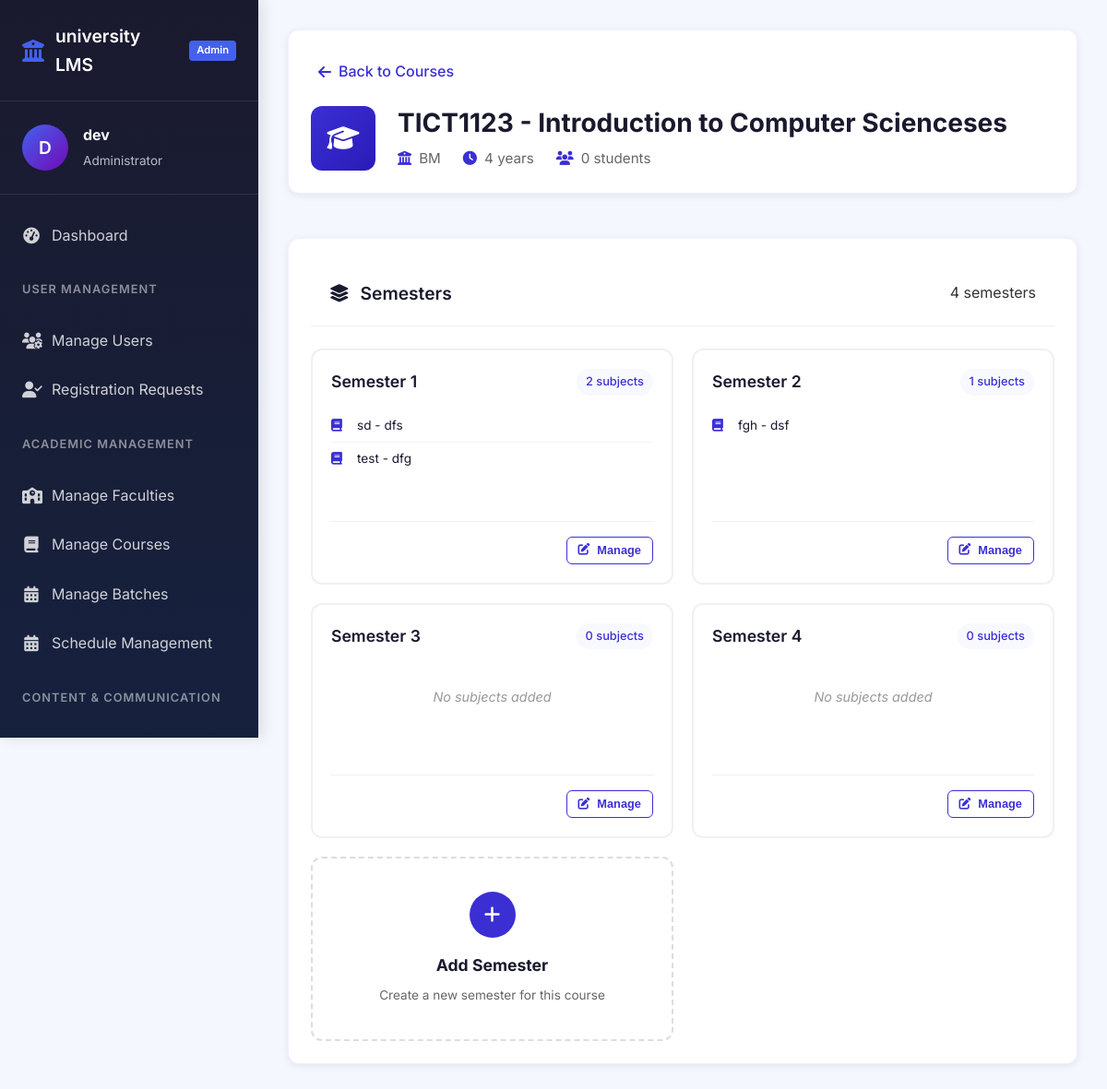
Page /dashboard/admin/manage_courses/1/ (signed in) on the committed database.
### Users/models.py (models this page shows, shortened)
class User(AbstractUser):
    class Roles(models.TextChoices):
        STUDENT = "student"
        STAFF = "staff"
        ADMIN = "admin"
    role = models.CharField(max_length=20, choices=Roles.choices, default='student')
    last_activity = models.DateTimeField(blank=True, null=True)
    objects = UserManager()

### university/models.py (models this page shows, shortened)
class Course(models.Model):
    department = models.ForeignKey(Department, on_delete=models.CASCADE,related_name='courses')
    code = models.CharField(max_length=20)
    name = models.CharField(max_length=50)
    duration_years = models.PositiveSmallIntegerField()
    description = models.CharField(max_length=100,null=True)

class Department(models.Model):
    faculty= models.ForeignKey(Faculty, on_delete=models.CASCADE)
    name= models.CharField(max_length=50,unique=True)
    code = models.CharField(max_length=30,null=True)
    head= models.ForeignKey("Users.Staff", on_delete=models.SET_NULL, null=True, blank=True)
    class Meta:
        unique_together = ('faculty','name')

class Semester(models.Model):
    course = models.ForeignKey(Course,on_delete=models.CASCADE,related_name='semesters')
    number = models.PositiveSmallIntegerField()
    class Meta:
        unique_together = ('course' , 'number')

class Subject(models.Model):
    department = models.ForeignKey(Department, on_delete=models.CASCADE,related_name='subjects')
    course = models.ForeignKey(Course,on_delete=models.CASCADE,related_name='subjects')
    semester = models.ForeignKey(Semester,on_delete=models.CASCADE,related_name='subjects')
    code = models.CharField(max_length=30,unique=True)
    name = models.CharField(max_length=40)
    credits = models.PositiveSmallIntegerField()
    total_hours = models.PositiveSmallIntegerField()
    class Meta:
        unique_together = ('code' , 'course')

### university/views.py (the view)
# urls.py: path('admin/manage_courses/<int:id>/',university_views.manage_course,name='manage_course'),
@login_required(login_url='Users:login')
def manage_course(request,id):
    user = request.user
    if user.is_staff == 0:
        return redirect('dashboard:route')
    if user.role == 'staff':
        user_faculty = user_models.Staff.objects.get(username=user.id).faculty_name
        course_faculty = university_models.Course.objects.get(id=id).department.faculty
        if course_faculty!=user_faculty:
            return redirect('dashboard:route')
    context = {}
    course = university_models.Course.objects.prefetch_related(
        Prefetch('semesters',queryset=university_models.Semester.objects.prefetch_related('subjects'))
    ).get(id=id)
    if len(course.semesters.all())<4:
        context['footer'] = True
    context['course']=course
    return render(request,'dashboard/admin/manage_course.html',context)

### config/config.py (called while the page is built)
def sync_setting():
    global _settings_cache, _last_update
    from .models import SystemSettings
    last_update = SystemSettings.objects.filter(pk=1).values_list("last_update", flat=True).first()
    if not last_update:
        load_settings()
        return
    if last_update == _last_update:
        return
    row = _get_row()
    with _lock:
        _settings_cache = dict(row.settings or {})
        _last_update = row.last_update

def get_setting(key: str):
    if not _settings_cache:
        load_settings()
    if key in _settings_cache:
        return _settings_cache[key]
    if key in SETTINGS_SCHEMA:
        load_schema()
        return _settings_cache[key]
    raise KeyError(f"System setting '{key}' does not exist")

### config/context_processors.py (called while the page is built)
def vle_settings(request):
    return {
        'settings':{
            key:get_setting(key) for key in SETTINGS_SCHEMA
        }
    }

### config/metrics.py (called while the page is built)
def get_system_up_time()->int:
    global SYSTEM_UP_TIME
    if SYSTEM_UP_TIME is None:
        SYSTEM_UP_TIME = time.time()
        return 0
    return time.time()-SYSTEM_UP_TIME

### dashboard/templates/dashboard/admin/manage_course.html (shortened to what this page needs)
{% extends "main.html" %}
{% block navigation %}
    {% include "admin_navigation.html" %}
{% endblock %}
{% block body %}
<div class="course-management">
    <div class="course-header card">
        <div class="course-breadcrumb">
            <a href="{% url 'dashboard:manage_courses' %}" class="breadcrumb-link">
                <i class="fas fa-arrow-left"></i> Back to Courses
            </a>
        </div>
        <div class="course-info">
            <div class="course-icon">
                <i class="fas fa-graduation-cap"></i>
            </div>
            <div class="course-main">
                <h1 class="course-title">{{ course.code }} - {{ course.name }}</h1>
                <div class="course-meta">
                    <span class="meta-item">
                        <i class="fas fa-university"></i>
                        {{ course.department.name }}
                    </span>
                    <span class="meta-item">
                        <i class="fas fa-clock"></i>
                        {{ course.duration_years }} year{% if course.duration_years > 1 %}s{% endif %}
                    </span>
                    <span class="meta-item">
                        <i class="fas fa-users"></i>
                        {{ course.students.count|default:"0" }} students
                    </span>
                </div>
            </div>
        </div>
    </div>
    <div class="semester-grid card">
        <div class="card-header">
            <h3 class="card-title">
                <i class="fas fa-layer-group"></i> Semesters
            </h3>
            <div class="semester-stats">
                <span>{{ course.semesters.count }} semesters</span>
            </div>
        </div>
        <div class="semester-cards">
            {% if course.semesters.all %}
                {% for semester in course.semesters.all %}
                <div class="semester-card" onclick="openSemesterModal('semesterModal_{{ semester.number }}')">
                    <div class="semester-header">
                        <div class="semester-number">
                            Semester {{ semester.number }}
                        </div>
                        <div class="semester-subjects">
                            {{ semester.subjects.count }} subjects
                        </div>
                    </div>
                    <div class="semester-subject-list">
                        {% if semester.subjects.all %}
                            {% for subject in semester.subjects.all|slice:":3" %}
                            <div class="subject-item">
                                <i class="fas fa-book"></i>
                                <span>{{ subject.code }} - {{ subject.name|truncatechars:30 }}</span>
                            </div>
                            {% endfor %}
                        {% else %}
                            <div class="no-subjects">
                                No subjects added
                            </div>
                        {% endif %}
                    </div>
                    <div class="semester-actions">
                        <button class="btn btn-sm btn-outline" onclick="openSemesterModal('semesterModal_{{ semester.number }}')">
                            <i class="fas fa-edit"></i> Manage
                        </button>
                    </div>
                </div>
                {% endfor %}
            {% endif %}
            <div class="add-semester-card" onclick="openAddSemesterModal()">
                <div class="add-icon">
                    <i class="fas fa-plus"></i>
                </div>
                <h3>Add Semester</h3>
                <p>Create a new semester for this course</p>
            </div>
        </div>
    </div>
</div>
{% endblock %}

### templates/admin_navigation.html (shortened to what this page needs)
<aside class="sidebar">
    <div class="sidebar-header">
        <div class="logo">
            <i class="fas fa-university"></i>
            <span class="logo-text" id="systemName">{{ settings.SYSTEM_NAME|default:"University VLE" }}</span>
            <span class="logo-badge">Admin</span>
        </div>
    </div>
    <div class="user-profile">
        <div class="user-avatar">
            {{ request.user.username|first|upper }}
        </div>
        <div class="user-info">
            <h4>{{ request.user.username }}</h4>
            <p>Administrator</p>
        </div>
    </div>
    <nav class="sidebar-nav">
        <ul class="nav-menu">
            <li class="nav-item active">
                <a href="{% url 'dashboard:admin' %}" class="nav-link">
                    <i class="fas fa-tachometer-alt"></i>
                    <span>Dashboard</span>
                </a>
            </li>
            <li class="nav-section">User Management</li>
            <li class="nav-item">
                <a href="{% url 'dashboard:manage_users' %}" class="nav-link">
                    <i class="fas fa-users-cog"></i>
                    <span>Manage Users</span>
                </a>
            </li>
            <li class="nav-item">
                <a href="{% url 'dashboard:manage_requests' %}" class="nav-link">
                    <i class="fas fa-user-check"></i>
                    <span>Registration Requests</span>
                </a>
            </li>
            <li class="nav-section">Academic Management</li>
            <li class="nav-item">
                <a href="{% url 'dashboard:manage_faculties' %}" class="nav-link">
                    <i class="fas fa-school"></i>
                    <span>Manage Faculties</span>
                </a>
            </li>
            <li class="nav-item">
                <a href="{% url 'dashboard:manage_courses' %}" class="nav-link">
                    <i class="fas fa-book"></i>
                    <span>Manage Courses</span>
                </a>
            </li>
            <li class="nav-item">
                <a href="{% url 'dashboard:manage_batches' %}" class="nav-link">
                    <i class="fas fa-calendar-alt"></i>
                    <span>Manage Batches</span>
                </a>
            </li>
            <li class="nav-item">
                <a href="{% url 'dashboard:manage_shedules' %}" class="nav-link">
                    <i class="fas fa-calendar-alt"></i>
                    <span>Schedule Management</span>
                </a>
            </li>
            <li class="nav-section">Content & Communication</li>
            <li class="nav-item">
                <a href="{% url 'dashboard:post_annousment' %}" class="nav-link">
                </a>
            </li>
        </ul>
    </nav>
</aside>

### templates/main.html (style rules this page uses)
:root { --primary: #4361ee; --primary-dark: #3a56d4; --primary-light: #eef2ff; --secondary: #7209b7; --secondary-light: #f3e8ff; --accent: #f72585; --success: #4cc9f0; --success-dark: #00b4d8; --warning: #f8961e; --danger: #f94144; --dark: #1a1a2e; --light: #f8f9fa; --gray: #6c757d; --gray-light: #e9ecef; --border-radius: 12px; --box-shadow: 0 8px 30px rgba(0, 0, 0, 0.08); --transition: all 0.3s cubic-bezier(0.4, 0, 0.2, 1); }
* { margin: 0; padding: 0; box-sizing: border-box; }
body { font-family: 'Inter', sans-serif; background-color: #f5f7ff; color: #333; line-height: 1.6; min-height: 100vh; }
.card { background: white; border-radius: var(--border-radius); padding: 1.5rem; box-shadow: var(--box-shadow); transition: var(--transition); margin-bottom: 1.5rem; border: 1px solid #eef2ff; }
.card-header { display: flex; justify-content: space-between; align-items: center; margin-bottom: 1.5rem; padding-bottom: 1rem; border-bottom: 2px solid var(--primary-light); }
.card-title { font-size: 1.25rem; font-weight: 600; color: var(--dark); display: flex; align-items: center; gap: 10px; }
.btn { padding: 10px 20px; border-radius: 8px; font-weight: 600; font-size: 0.95rem; border: none; cursor: pointer; transition: var(--transition); display: inline-flex; align-items: center; gap: 8px; text-decoration: none; }
.btn-outline { background: transparent; border: 2px solid var(--primary); color: var(--primary); }
.btn-sm { padding: 6px 12px; font-size: 0.85rem; }

### templates/admin_navigation.html (style rules this page uses)
.sidebar { width: 280px; background: linear-gradient(180deg, #1a1a2e 0%, #16213e 100%); color: white; position: fixed; height: 100vh; overflow-y: auto; transition: var(--transition); z-index: 100; box-shadow: 5px 0 15px rgba(0, 0, 0, 0.1); }
.sidebar-header { padding: 1.5rem; border-bottom: 1px solid rgba(255, 255, 255, 0.1); display: flex; justify-content: space-between; align-items: center; }
.logo { display: flex; align-items: center; gap: 12px; font-size: 1.2rem; font-weight: 600; }
.logo i { font-size: 1.5rem; color: var(--primary); }
.logo-text { color: white; }
.logo-badge { background: var(--primary); color: white; padding: 2px 8px; border-radius: 4px; font-size: 0.7rem; font-weight: 600; }
.user-profile { padding: 1.5rem; display: flex; align-items: center; gap: 1rem; border-bottom: 1px solid rgba(255, 255, 255, 0.1); }
.user-avatar { width: 50px; height: 50px; border-radius: 50%; background: linear-gradient(135deg, var(--primary), var(--secondary)); display: flex; align-items: center; justify-content: center; font-size: 1.2rem; font-weight: 600; color: white; }
.user-info h4 { font-size: 1rem; margin-bottom: 0.25rem; color: white; }
.user-info p { font-size: 0.85rem; color: rgba(255, 255, 255, 0.7); }
.sidebar-nav { padding: 1rem 0; }
.nav-menu { list-style: none; }
.nav-section { padding: 1rem 1.5rem; font-size: 0.8rem; text-transform: uppercase; letter-spacing: 1px; color: rgba(255, 255, 255, 0.5); font-weight: 600; margin-top: 0.5rem; }
.nav-item { margin: 0.25rem 0; }
.nav-link { display: flex; align-items: center; gap: 12px; padding: 0.75rem 1.5rem; color: rgba(255, 255, 255, 0.8); text-decoration: none; transition: var(--transition); position: relative; }
.nav-link i { width: 20px; text-align: center; font-size: 1.1rem; }

### rows in the picture
User: user.username|first "D", user.username "dev"
Course: code "TICT1123", name "Introduction to Computer Scienceses", department.name "BM", duration_years "4", semesters.count "4"
Semester: number "1", subjects.count "2"
Subject: code "sd", name "dfs"
Subject: code "test", name "dfg"
Semester: number "2", subjects.count "1"
Subject: code "fgh", name "dsf"
Semester: number "3", subjects.count "0", shows "No subjects added"
Semester: number "4", subjects.count "0", shows "No subjects added"

### other values in the picture
{{ settings.SYSTEM_NAME|default:"University VLE" }} "university LMS"
{{ course.students.count|default:"0" }} "0"
